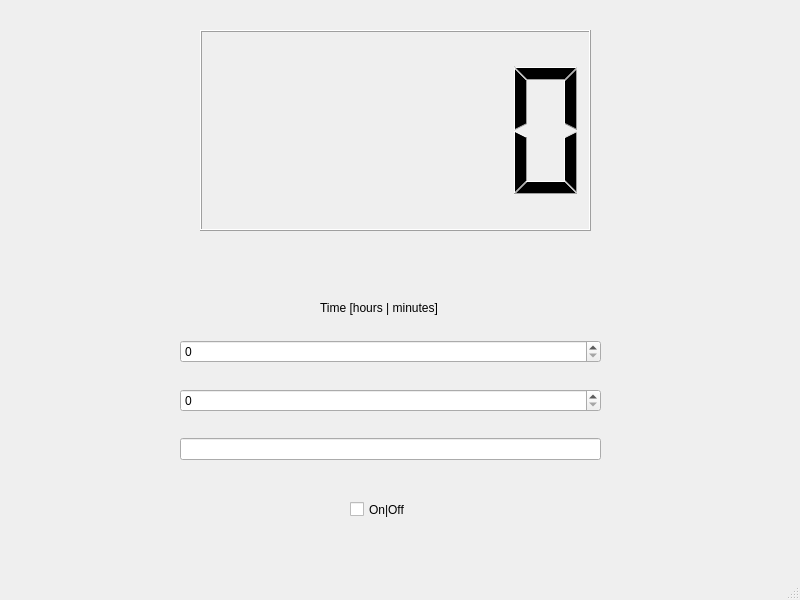
<?xml version="1.0" encoding="UTF-8"?>
<ui version="4.0">
 <class>MainWindow</class>
 <widget class="QMainWindow" name="MainWindow">
  <property name="geometry">
   <rect>
    <x>0</x>
    <y>0</y>
    <width>800</width>
    <height>600</height>
   </rect>
  </property>
  <property name="windowTitle">
   <string>MainWindow</string>
  </property>
  <widget class="QWidget" name="centralwidget">
   <widget class="QCheckBox" name="checkBox">
    <property name="geometry">
     <rect>
      <x>350</x>
      <y>500</y>
      <width>72</width>
      <height>19</height>
     </rect>
    </property>
    <property name="text">
     <string>On|Off</string>
    </property>
   </widget>
   <widget class="QLCDNumber" name="lcdNumber">
    <property name="geometry">
     <rect>
      <x>200</x>
      <y>30</y>
      <width>391</width>
      <height>201</height>
     </rect>
    </property>
   </widget>
   <widget class="QLabel" name="label">
    <property name="geometry">
     <rect>
      <x>320</x>
      <y>300</y>
      <width>121</width>
      <height>16</height>
     </rect>
    </property>
    <property name="text">
     <string>Time [hours | minutes]</string>
    </property>
   </widget>
   <widget class="QWidget" name="">
    <property name="geometry">
     <rect>
      <x>180</x>
      <y>320</y>
      <width>421</width>
      <height>161</height>
     </rect>
    </property>
    <layout class="QVBoxLayout" name="verticalLayout">
     <item>
      <widget class="QSpinBox" name="spinBox_2"/>
     </item>
     <item>
      <widget class="QSpinBox" name="spinBox"/>
     </item>
     <item>
      <widget class="QLineEdit" name="lineEdit"/>
     </item>
    </layout>
   </widget>
  </widget>
  <widget class="QMenuBar" name="menubar">
   <property name="geometry">
    <rect>
     <x>0</x>
     <y>0</y>
     <width>800</width>
     <height>20</height>
    </rect>
   </property>
  </widget>
  <widget class="QStatusBar" name="statusbar"/>
 </widget>
 <resources/>
 <connections/>
</ui>
